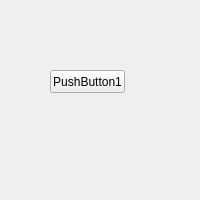
<?xml version="1.0" encoding="UTF-8"?>
<ui version="4.0">
 <class>stacked_form1</class>
 <widget class="QWidget" name="stacked_form1">
  <property name="geometry">
   <rect>
    <x>0</x>
    <y>0</y>
    <width>200</width>
    <height>200</height>
   </rect>
  </property>
  <property name="windowTitle">
   <string>Form</string>
  </property>
  <widget class="QPushButton" name="pushButton">
   <property name="geometry">
    <rect>
     <x>50</x>
     <y>70</y>
     <width>75</width>
     <height>23</height>
    </rect>
   </property>
   <property name="text">
    <string>PushButton1</string>
   </property>
  </widget>
 </widget>
 <resources/>
 <connections/>
</ui>
